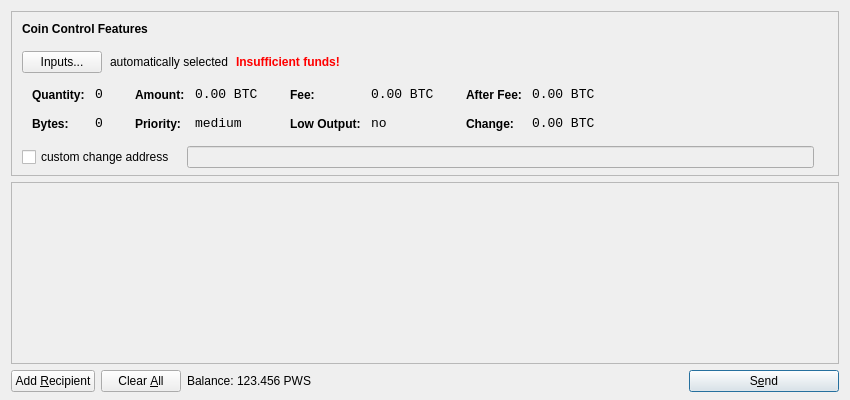
<?xml version="1.0" encoding="UTF-8"?>
<ui version="4.0">
 <class>SendCoinsDialog</class>
 <widget class="QDialog" name="SendCoinsDialog">
  <property name="geometry">
   <rect>
    <x>0</x>
    <y>0</y>
    <width>850</width>
    <height>400</height>
   </rect>
  </property>
  <property name="windowTitle">
   <string>Send Coins</string>
  </property>
  <layout class="QVBoxLayout" name="verticalLayout" stretch="0,1,0">
   <property name="bottomMargin">
    <number>8</number>
   </property>
   <item>
    <widget class="QFrame" name="frameCoinControl">
     <property name="sizePolicy">
      <sizepolicy hsizetype="Expanding" vsizetype="Expanding">
       <horstretch>0</horstretch>
       <verstretch>0</verstretch>
      </sizepolicy>
     </property>
     <property name="maximumSize">
      <size>
       <width>16777215</width>
       <height>16777215</height>
      </size>
     </property>
     <property name="frameShape">
      <enum>QFrame::StyledPanel</enum>
     </property>
     <property name="frameShadow">
      <enum>QFrame::Sunken</enum>
     </property>
     <layout class="QVBoxLayout" name="verticalLayoutCoinControl2">
      <property name="spacing">
       <number>-1</number>
      </property>
      <property name="leftMargin">
       <number>0</number>
      </property>
      <property name="topMargin">
       <number>0</number>
      </property>
      <property name="rightMargin">
       <number>0</number>
      </property>
      <property name="bottomMargin">
       <number>6</number>
      </property>
      <item>
       <layout class="QVBoxLayout" name="verticalLayoutCoinControl" stretch="0,0,0,0,1">
        <property name="spacing">
         <number>0</number>
        </property>
        <property name="leftMargin">
         <number>10</number>
        </property>
        <property name="topMargin">
         <number>10</number>
        </property>
        <item>
         <layout class="QHBoxLayout" name="horizontalLayoutCoinControl1">
          <property name="bottomMargin">
           <number>15</number>
          </property>
          <item>
           <widget class="QLabel" name="labelCoinControlFeatures">
            <property name="sizePolicy">
             <sizepolicy hsizetype="Preferred" vsizetype="Maximum">
              <horstretch>0</horstretch>
              <verstretch>0</verstretch>
             </sizepolicy>
            </property>
            <property name="font">
             <font>
              <weight>75</weight>
              <bold>true</bold>
             </font>
            </property>
            <property name="styleSheet">
             <string notr="true">font-weight:bold;</string>
            </property>
            <property name="text">
             <string>Coin Control Features</string>
            </property>
           </widget>
          </item>
         </layout>
        </item>
        <item>
         <layout class="QHBoxLayout" name="horizontalLayoutCoinControl2" stretch="0,0,0,0">
          <property name="spacing">
           <number>8</number>
          </property>
          <property name="bottomMargin">
           <number>10</number>
          </property>
          <item>
           <widget class="QPushButton" name="pushButtonCoinControl">
            <property name="styleSheet">
             <string notr="true"/>
            </property>
            <property name="text">
             <string>Inputs...</string>
            </property>
           </widget>
          </item>
          <item>
           <widget class="QLabel" name="labelCoinControlAutomaticallySelected">
            <property name="text">
             <string>automatically selected</string>
            </property>
            <property name="margin">
             <number>5</number>
            </property>
           </widget>
          </item>
          <item>
           <widget class="QLabel" name="labelCoinControlInsuffFunds">
            <property name="font">
             <font>
              <weight>75</weight>
              <bold>true</bold>
             </font>
            </property>
            <property name="styleSheet">
             <string notr="true">color:red;font-weight:bold;</string>
            </property>
            <property name="text">
             <string>Insufficient funds!</string>
            </property>
            <property name="margin">
             <number>5</number>
            </property>
           </widget>
          </item>
          <item>
           <spacer name="horizontalSpacerCoinControl">
            <property name="orientation">
             <enum>Qt::Horizontal</enum>
            </property>
            <property name="sizeHint" stdset="0">
             <size>
              <width>40</width>
              <height>1</height>
             </size>
            </property>
           </spacer>
          </item>
         </layout>
        </item>
        <item>
         <widget class="QWidget" name="widgetCoinControl" native="true">
          <property name="sizePolicy">
           <sizepolicy hsizetype="Preferred" vsizetype="Preferred">
            <horstretch>0</horstretch>
            <verstretch>0</verstretch>
           </sizepolicy>
          </property>
          <property name="minimumSize">
           <size>
            <width>0</width>
            <height>0</height>
           </size>
          </property>
          <property name="styleSheet">
           <string notr="true"/>
          </property>
          <layout class="QHBoxLayout" name="horizontalLayoutCoinControl5">
           <property name="margin">
            <number>0</number>
           </property>
           <item>
            <layout class="QHBoxLayout" name="horizontalLayoutCoinControl3" stretch="0,0,0,1">
             <property name="spacing">
              <number>20</number>
             </property>
             <property name="topMargin">
              <number>0</number>
             </property>
             <property name="bottomMargin">
              <number>10</number>
             </property>
             <item>
              <layout class="QFormLayout" name="formLayoutCoinControl1">
               <property name="horizontalSpacing">
                <number>10</number>
               </property>
               <property name="verticalSpacing">
                <number>14</number>
               </property>
               <property name="leftMargin">
                <number>10</number>
               </property>
               <property name="topMargin">
                <number>4</number>
               </property>
               <property name="rightMargin">
                <number>6</number>
               </property>
               <item row="0" column="0">
                <widget class="QLabel" name="labelCoinControlQuantityText">
                 <property name="styleSheet">
                  <string notr="true">font-weight:bold;</string>
                 </property>
                 <property name="text">
                  <string>Quantity:</string>
                 </property>
                 <property name="margin">
                  <number>0</number>
                 </property>
                </widget>
               </item>
               <item row="0" column="1">
                <widget class="QLabel" name="labelCoinControlQuantity">
                 <property name="font">
                  <font>
                   <family>Monospace</family>
                   <pointsize>10</pointsize>
                  </font>
                 </property>
                 <property name="cursor">
                  <cursorShape>IBeamCursor</cursorShape>
                 </property>
                 <property name="contextMenuPolicy">
                  <enum>Qt::ActionsContextMenu</enum>
                 </property>
                 <property name="text">
                  <string notr="true">0</string>
                 </property>
                 <property name="margin">
                  <number>0</number>
                 </property>
                 <property name="textInteractionFlags">
                  <set>Qt::LinksAccessibleByMouse|Qt::TextSelectableByKeyboard|Qt::TextSelectableByMouse</set>
                 </property>
                </widget>
               </item>
               <item row="1" column="0">
                <widget class="QLabel" name="labelCoinControlBytesText">
                 <property name="styleSheet">
                  <string notr="true">font-weight:bold;</string>
                 </property>
                 <property name="text">
                  <string>Bytes:</string>
                 </property>
                </widget>
               </item>
               <item row="1" column="1">
                <widget class="QLabel" name="labelCoinControlBytes">
                 <property name="font">
                  <font>
                   <family>Monospace</family>
                   <pointsize>10</pointsize>
                  </font>
                 </property>
                 <property name="cursor">
                  <cursorShape>IBeamCursor</cursorShape>
                 </property>
                 <property name="contextMenuPolicy">
                  <enum>Qt::ActionsContextMenu</enum>
                 </property>
                 <property name="text">
                  <string notr="true">0</string>
                 </property>
                 <property name="textInteractionFlags">
                  <set>Qt::LinksAccessibleByMouse|Qt::TextSelectableByKeyboard|Qt::TextSelectableByMouse</set>
                 </property>
                </widget>
               </item>
              </layout>
             </item>
             <item>
              <layout class="QFormLayout" name="formLayoutCoinControl2">
               <property name="horizontalSpacing">
                <number>10</number>
               </property>
               <property name="verticalSpacing">
                <number>14</number>
               </property>
               <property name="leftMargin">
                <number>6</number>
               </property>
               <property name="topMargin">
                <number>4</number>
               </property>
               <property name="rightMargin">
                <number>6</number>
               </property>
               <item row="0" column="0">
                <widget class="QLabel" name="labelCoinControlAmountText">
                 <property name="styleSheet">
                  <string notr="true">font-weight:bold;</string>
                 </property>
                 <property name="text">
                  <string>Amount:</string>
                 </property>
                 <property name="margin">
                  <number>0</number>
                 </property>
                </widget>
               </item>
               <item row="0" column="1">
                <widget class="QLabel" name="labelCoinControlAmount">
                 <property name="font">
                  <font>
                   <family>Monospace</family>
                   <pointsize>10</pointsize>
                  </font>
                 </property>
                 <property name="cursor">
                  <cursorShape>IBeamCursor</cursorShape>
                 </property>
                 <property name="contextMenuPolicy">
                  <enum>Qt::ActionsContextMenu</enum>
                 </property>
                 <property name="text">
                  <string notr="true">0.00 BTC</string>
                 </property>
                 <property name="textInteractionFlags">
                  <set>Qt::LinksAccessibleByMouse|Qt::TextSelectableByKeyboard|Qt::TextSelectableByMouse</set>
                 </property>
                </widget>
               </item>
               <item row="1" column="0">
                <widget class="QLabel" name="labelCoinControlPriorityText">
                 <property name="styleSheet">
                  <string notr="true">font-weight:bold;</string>
                 </property>
                 <property name="text">
                  <string>Priority:</string>
                 </property>
                </widget>
               </item>
               <item row="1" column="1">
                <widget class="QLabel" name="labelCoinControlPriority">
                 <property name="font">
                  <font>
                   <family>Monospace</family>
                   <pointsize>10</pointsize>
                  </font>
                 </property>
                 <property name="cursor">
                  <cursorShape>IBeamCursor</cursorShape>
                 </property>
                 <property name="contextMenuPolicy">
                  <enum>Qt::ActionsContextMenu</enum>
                 </property>
                 <property name="text">
                  <string>medium</string>
                 </property>
                 <property name="textInteractionFlags">
                  <set>Qt::LinksAccessibleByMouse|Qt::TextSelectableByKeyboard|Qt::TextSelectableByMouse</set>
                 </property>
                </widget>
               </item>
              </layout>
             </item>
             <item>
              <layout class="QFormLayout" name="formLayoutCoinControl3">
               <property name="horizontalSpacing">
                <number>10</number>
               </property>
               <property name="verticalSpacing">
                <number>14</number>
               </property>
               <property name="leftMargin">
                <number>6</number>
               </property>
               <property name="topMargin">
                <number>4</number>
               </property>
               <property name="rightMargin">
                <number>6</number>
               </property>
               <item row="0" column="0">
                <widget class="QLabel" name="labelCoinControlFeeText">
                 <property name="styleSheet">
                  <string notr="true">font-weight:bold;</string>
                 </property>
                 <property name="text">
                  <string>Fee:</string>
                 </property>
                 <property name="margin">
                  <number>0</number>
                 </property>
                </widget>
               </item>
               <item row="0" column="1">
                <widget class="QLabel" name="labelCoinControlFee">
                 <property name="font">
                  <font>
                   <family>Monospace</family>
                   <pointsize>10</pointsize>
                  </font>
                 </property>
                 <property name="cursor">
                  <cursorShape>IBeamCursor</cursorShape>
                 </property>
                 <property name="contextMenuPolicy">
                  <enum>Qt::ActionsContextMenu</enum>
                 </property>
                 <property name="text">
                  <string notr="true">0.00 BTC</string>
                 </property>
                 <property name="textInteractionFlags">
                  <set>Qt::LinksAccessibleByMouse|Qt::TextSelectableByKeyboard|Qt::TextSelectableByMouse</set>
                 </property>
                </widget>
               </item>
               <item row="1" column="0">
                <widget class="QLabel" name="labelCoinControlLowOutputText">
                 <property name="styleSheet">
                  <string notr="true">font-weight:bold;</string>
                 </property>
                 <property name="text">
                  <string>Low Output:</string>
                 </property>
                </widget>
               </item>
               <item row="1" column="1">
                <widget class="QLabel" name="labelCoinControlLowOutput">
                 <property name="font">
                  <font>
                   <family>Monospace</family>
                   <pointsize>10</pointsize>
                  </font>
                 </property>
                 <property name="cursor">
                  <cursorShape>IBeamCursor</cursorShape>
                 </property>
                 <property name="contextMenuPolicy">
                  <enum>Qt::ActionsContextMenu</enum>
                 </property>
                 <property name="text">
                  <string>no</string>
                 </property>
                 <property name="textInteractionFlags">
                  <set>Qt::LinksAccessibleByMouse|Qt::TextSelectableByKeyboard|Qt::TextSelectableByMouse</set>
                 </property>
                </widget>
               </item>
              </layout>
             </item>
             <item>
              <layout class="QFormLayout" name="formLayoutCoinControl4">
               <property name="horizontalSpacing">
                <number>10</number>
               </property>
               <property name="verticalSpacing">
                <number>14</number>
               </property>
               <property name="leftMargin">
                <number>6</number>
               </property>
               <property name="topMargin">
                <number>4</number>
               </property>
               <property name="rightMargin">
                <number>6</number>
               </property>
               <item row="0" column="0">
                <widget class="QLabel" name="labelCoinControlAfterFeeText">
                 <property name="styleSheet">
                  <string notr="true">font-weight:bold;</string>
                 </property>
                 <property name="text">
                  <string>After Fee:</string>
                 </property>
                 <property name="margin">
                  <number>0</number>
                 </property>
                </widget>
               </item>
               <item row="0" column="1">
                <widget class="QLabel" name="labelCoinControlAfterFee">
                 <property name="font">
                  <font>
                   <family>Monospace</family>
                   <pointsize>10</pointsize>
                  </font>
                 </property>
                 <property name="cursor">
                  <cursorShape>IBeamCursor</cursorShape>
                 </property>
                 <property name="contextMenuPolicy">
                  <enum>Qt::ActionsContextMenu</enum>
                 </property>
                 <property name="text">
                  <string notr="true">0.00 BTC</string>
                 </property>
                 <property name="textInteractionFlags">
                  <set>Qt::LinksAccessibleByMouse|Qt::TextSelectableByKeyboard|Qt::TextSelectableByMouse</set>
                 </property>
                </widget>
               </item>
               <item row="1" column="0">
                <widget class="QLabel" name="labelCoinControlChangeText">
                 <property name="styleSheet">
                  <string notr="true">font-weight:bold;</string>
                 </property>
                 <property name="text">
                  <string>Change:</string>
                 </property>
                </widget>
               </item>
               <item row="1" column="1">
                <widget class="QLabel" name="labelCoinControlChange">
                 <property name="font">
                  <font>
                   <family>Monospace</family>
                   <pointsize>10</pointsize>
                  </font>
                 </property>
                 <property name="cursor">
                  <cursorShape>IBeamCursor</cursorShape>
                 </property>
                 <property name="contextMenuPolicy">
                  <enum>Qt::ActionsContextMenu</enum>
                 </property>
                 <property name="text">
                  <string notr="true">0.00 BTC</string>
                 </property>
                 <property name="textInteractionFlags">
                  <set>Qt::LinksAccessibleByMouse|Qt::TextSelectableByKeyboard|Qt::TextSelectableByMouse</set>
                 </property>
                </widget>
               </item>
              </layout>
             </item>
            </layout>
           </item>
          </layout>
         </widget>
        </item>
        <item>
         <layout class="QHBoxLayout" name="horizontalLayoutCoinControl4" stretch="0,0,0">
          <property name="spacing">
           <number>12</number>
          </property>
          <property name="sizeConstraint">
           <enum>QLayout::SetDefaultConstraint</enum>
          </property>
          <property name="topMargin">
           <number>5</number>
          </property>
          <property name="rightMargin">
           <number>5</number>
          </property>
          <item>
           <widget class="QCheckBox" name="checkBoxCoinControlChange">
            <property name="text">
             <string>custom change address</string>
            </property>
           </widget>
          </item>
          <item>
           <widget class="QLineEdit" name="lineEditCoinControlChange">
            <property name="enabled">
             <bool>false</bool>
            </property>
            <property name="sizePolicy">
             <sizepolicy hsizetype="Expanding" vsizetype="Fixed">
              <horstretch>0</horstretch>
              <verstretch>0</verstretch>
             </sizepolicy>
            </property>
           </widget>
          </item>
          <item>
           <widget class="QLabel" name="labelCoinControlChangeLabel">
            <property name="sizePolicy">
             <sizepolicy hsizetype="Preferred" vsizetype="Expanding">
              <horstretch>0</horstretch>
              <verstretch>0</verstretch>
             </sizepolicy>
            </property>
            <property name="minimumSize">
             <size>
              <width>0</width>
              <height>0</height>
             </size>
            </property>
            <property name="text">
             <string/>
            </property>
            <property name="margin">
             <number>3</number>
            </property>
           </widget>
          </item>
         </layout>
        </item>
        <item>
         <spacer name="verticalSpacerCoinControl">
          <property name="orientation">
           <enum>Qt::Vertical</enum>
          </property>
          <property name="sizeHint" stdset="0">
           <size>
            <width>800</width>
            <height>1</height>
           </size>
          </property>
         </spacer>
        </item>
       </layout>
      </item>
     </layout>
    </widget>
   </item>
   <item>
    <widget class="QScrollArea" name="scrollArea">
     <property name="widgetResizable">
      <bool>true</bool>
     </property>
     <widget class="QWidget" name="scrollAreaWidgetContents">
      <property name="geometry">
       <rect>
        <x>0</x>
        <y>0</y>
        <width>830</width>
        <height>165</height>
       </rect>
      </property>
      <layout class="QVBoxLayout" name="verticalLayout_2">
       <property name="margin">
        <number>0</number>
       </property>
       <item>
        <layout class="QVBoxLayout" name="entries">
         <property name="spacing">
          <number>6</number>
         </property>
        </layout>
       </item>
       <item>
        <spacer name="verticalSpacer">
         <property name="orientation">
          <enum>Qt::Vertical</enum>
         </property>
         <property name="sizeHint" stdset="0">
          <size>
           <width>20</width>
           <height>40</height>
          </size>
         </property>
        </spacer>
       </item>
      </layout>
     </widget>
    </widget>
   </item>
   <item>
    <layout class="QHBoxLayout" name="horizontalLayout">
     <item>
      <widget class="QPushButton" name="addButton">
       <property name="toolTip">
        <string>Send to multiple recipients at once</string>
       </property>
       <property name="text">
        <string>Add &amp;Recipient</string>
       </property>
       <property name="icon">
        <iconset resource="../bitcoin.qrc">
         <normaloff>:/icons/add</normaloff>:/icons/add</iconset>
       </property>
       <property name="autoDefault">
        <bool>false</bool>
       </property>
      </widget>
     </item>
     <item>
      <widget class="QPushButton" name="clearButton">
       <property name="sizePolicy">
        <sizepolicy hsizetype="Minimum" vsizetype="Fixed">
         <horstretch>0</horstretch>
         <verstretch>0</verstretch>
        </sizepolicy>
       </property>
       <property name="toolTip">
        <string>Remove all transaction fields</string>
       </property>
       <property name="text">
        <string>Clear &amp;All</string>
       </property>
       <property name="icon">
        <iconset resource="../bitcoin.qrc">
         <normaloff>:/icons/remove</normaloff>:/icons/remove</iconset>
       </property>
       <property name="autoRepeatDelay">
        <number>300</number>
       </property>
       <property name="autoDefault">
        <bool>false</bool>
       </property>
      </widget>
     </item>
     <item>
      <layout class="QHBoxLayout" name="horizontalLayout_2">
       <property name="spacing">
        <number>3</number>
       </property>
       <item>
        <widget class="QLabel" name="label">
         <property name="text">
          <string>Balance:</string>
         </property>
        </widget>
       </item>
       <item>
        <widget class="QLabel" name="labelBalance">
         <property name="cursor">
          <cursorShape>IBeamCursor</cursorShape>
         </property>
         <property name="text">
          <string>123.456 PWS</string>
         </property>
         <property name="textInteractionFlags">
          <set>Qt::LinksAccessibleByMouse|Qt::TextSelectableByKeyboard|Qt::TextSelectableByMouse</set>
         </property>
        </widget>
       </item>
      </layout>
     </item>
     <item>
      <spacer name="horizontalSpacer">
       <property name="orientation">
        <enum>Qt::Horizontal</enum>
       </property>
       <property name="sizeHint" stdset="0">
        <size>
         <width>40</width>
         <height>20</height>
        </size>
       </property>
      </spacer>
     </item>
     <item>
      <widget class="QPushButton" name="sendButton">
       <property name="minimumSize">
        <size>
         <width>150</width>
         <height>0</height>
        </size>
       </property>
       <property name="toolTip">
        <string>Confirm the send action</string>
       </property>
       <property name="text">
        <string>S&amp;end</string>
       </property>
       <property name="icon">
        <iconset resource="../bitcoin.qrc">
         <normaloff>:/icons/send</normaloff>:/icons/send</iconset>
       </property>
       <property name="default">
        <bool>true</bool>
       </property>
      </widget>
     </item>
    </layout>
   </item>
  </layout>
 </widget>
 <resources>
  <include location="../bitcoin.qrc"/>
 </resources>
 <connections/>
</ui>
